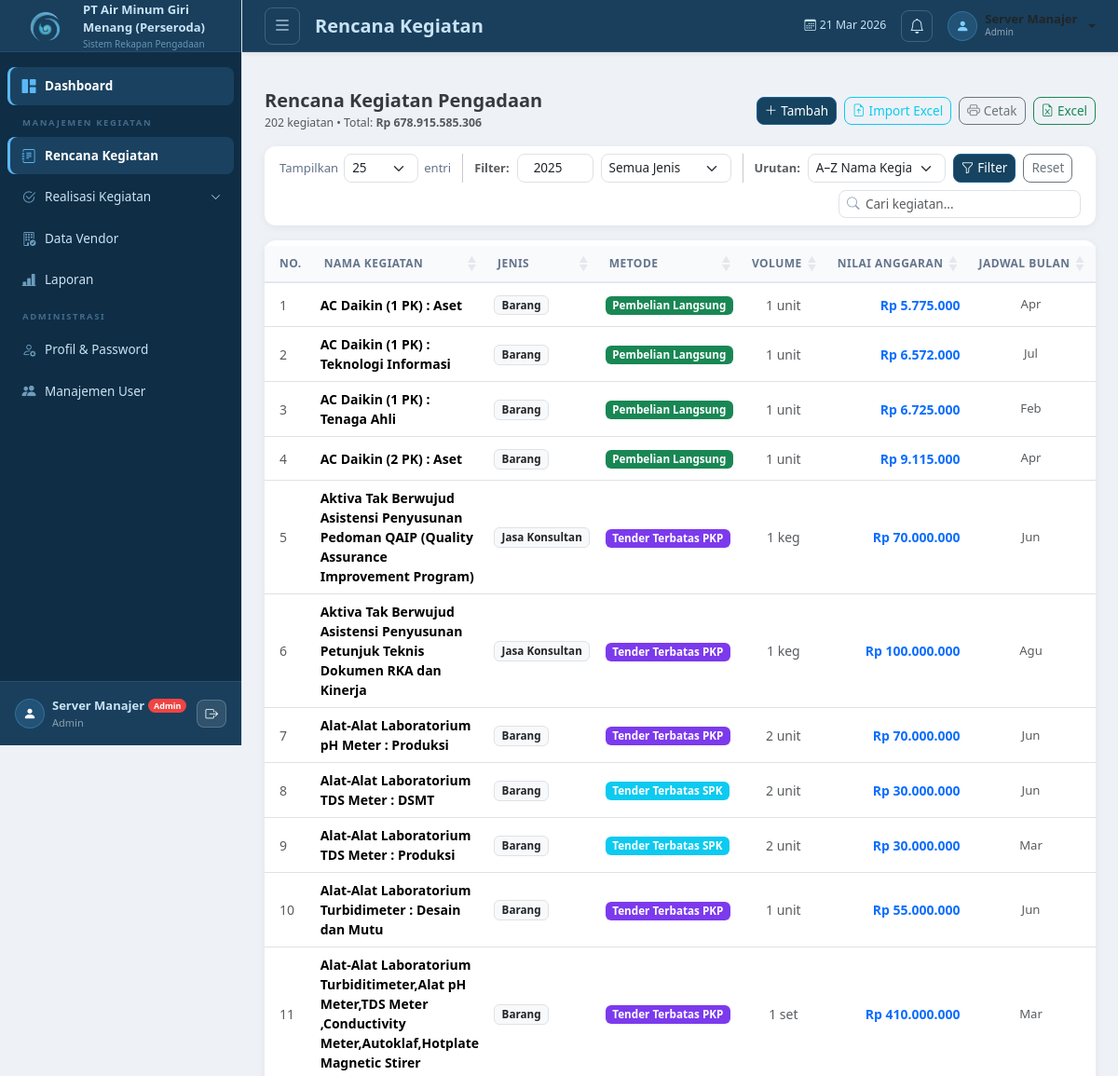
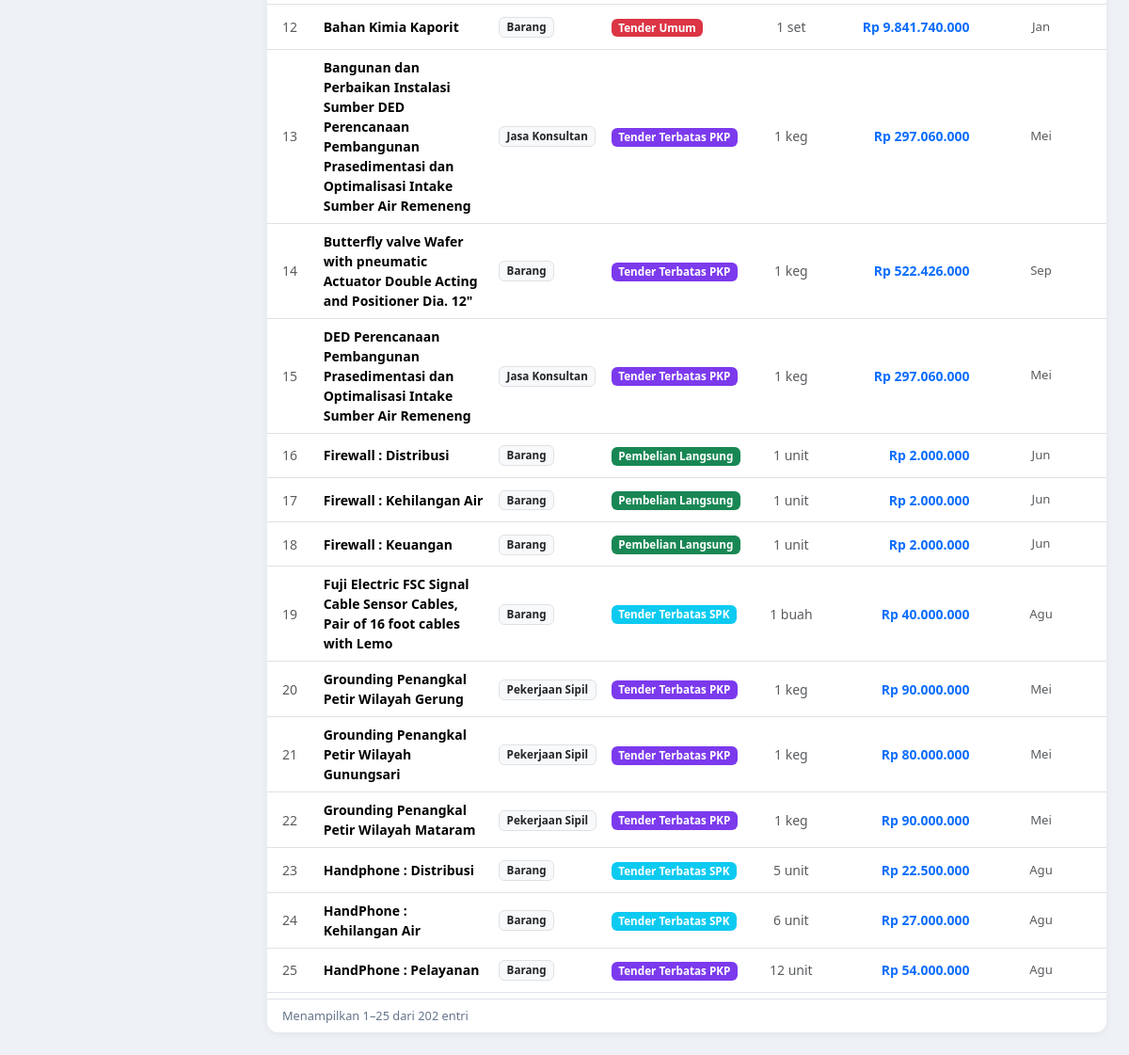
Screenshot of /modules/rencana/index.php?tahun=2025 (signed in) with the database file from the repository (2 pictures, top to bottom).
### tables this page shows
CREATE TABLE `rencana_kegiatan` (
  `id` int(11) NOT NULL,
  `nama_kegiatan` varchar(255) NOT NULL,
  `volume` decimal(15,2) NOT NULL DEFAULT 1.00,
  `satuan` varchar(50) NOT NULL,
  `nilai_satuan` decimal(20,2) NOT NULL DEFAULT 0.00,
  `nilai_anggaran` decimal(20,2) NOT NULL DEFAULT 0.00,
  `jenis_pengadaan` enum('barang','sipil','jasa_konsultan','jasa_lainnya') NOT NULL,
  `metode_pengadaan` enum('pembelian_langsung','tender_terbatas_spk','tender_terbatas_pkp','tender_umum','e_purchasing','swakelola') NOT NULL,
  `tahun` int(11) NOT NULL,
  `bulan_rencana` varchar(30) DEFAULT NULL,
  `keterangan` text DEFAULT NULL,
  `created_by` int(11) DEFAULT NULL,
  `created_at` timestamp NOT NULL DEFAULT current_timestamp(),
  `updated_at` timestamp NOT NULL DEFAULT current_timestamp() ON UPDATE current_timestamp()
);

### includes/functions.php (called while the page is built, shortened)
<?php
function formatRupiah($angka, $prefix = 'Rp ') {
    return $prefix . number_format((float)$angka, 0, ',', '.');
}
function formatAngka($angka) {
    return number_format((float)$angka, 0, ',', '.');
}
function getLabelMetode($key) {
    return LABEL_METODE[$key] ?? $key;
}
function getLabelJenis($key) {
    return LABEL_JENIS[$key] ?? $key;
}
function formatBulanRencana($bulanStr, $singkat = true) {
    $bulanArr = array_filter(
        array_map('intval', explode(',', $bulanStr)),
        fn($b) => $b >= 1 && $b <= 12
    );
    sort($bulanArr);
    return implode(', ', array_map(function($b) use ($singkat) {
        $nama = NAMA_BULAN[$b] ?? '';
        return $singkat ? substr($nama, 0, 3) : $nama;
    }, $bulanArr));
}
function sanitize($input) {
    return htmlspecialchars(strip_tags(trim($input)), ENT_QUOTES, 'UTF-8');
}

### modules/rencana/index.php (the view, shortened to what this page needs)
<?php
require_once __DIR__ . '/../../includes/functions.php';
$db     = getDB();
$tahun  = isset($_GET['tahun']) ? (int)$_GET['tahun'] : (int)date('Y');
$jenis  = $_GET['jenis'] ?? '';
$urutan = in_array($_GET['urutan'] ?? '', ['nama', 'id']) ? $_GET['urutan'] : 'nama';
$where = ["r.tahun = $tahun"];
$whereStr = 'WHERE ' . implode(' AND ', $where);
$tabelAda = false;
$c1 = $db->query("SHOW TABLES LIKE 'realisasi_kegiatan'");
$c2 = $db->query("SHOW TABLES LIKE 'realisasi_detail'");
if ($c1 && $c1->num_rows > 0 && $c2 && $c2->num_rows > 0) $tabelAda = true;
$orderSQL = ($urutan === 'id') ? 'r.id ASC' : 'r.nama_kegiatan ASC';
if ($tabelAda) {
    $sql = "SELECT r.*, u.nama_lengkap,
                (SELECT rk.status
                 FROM realisasi_detail rd
                 JOIN realisasi_kegiatan rk ON rk.id = rd.realisasi_id
                 WHERE rd.rencana_id = r.id
                 ORDER BY rk.tanggal_mulai DESC LIMIT 1
                ) AS status_realisasi
            FROM rencana_kegiatan r
            LEFT JOIN users u ON u.id = r.created_by
            $whereStr
            ORDER BY $orderSQL";
} else {
    $sql = "SELECT r.*, u.nama_lengkap, NULL AS status_realisasi
            FROM rencana_kegiatan r
            LEFT JOIN users u ON u.id = r.created_by
            $whereStr
            ORDER BY $orderSQL";
}
$result = $db->query($sql);
$rows = [];
while ($row = $result->fetch_assoc()) $rows[] = $row;
$whereTotal = ["tahun = $tahun"];
$totalQ        = $db->query("SELECT SUM(nilai_anggaran) as total FROM rencana_kegiatan WHERE " . implode(' AND ', $whereTotal));
$totalAnggaran = ($totalQ !== false) ? ($totalQ->fetch_assoc()['total'] ?? 0) : 0;
include __DIR__ . '/../../includes/header.php';
?>
<div class="d-flex justify-content-between align-items-center mb-3 flex-wrap gap-2">
    <div>
        <h5 class="fw-bold mb-0">Rencana Kegiatan Pengadaan</h5>
        <small class="text-muted">
            <?= count($rows) ?> kegiatan &bull; Total: <strong><?= formatRupiah($totalAnggaran) ?></strong>
        </small>
    </div>
    <div class="d-flex gap-2 flex-wrap">
        <a href="<?= BASE_URL ?>/modules/rencana/form.php?<?= http_build_query(['ref_tahun'=>$tahun,'ref_jenis'=>$jenis,'ref_urutan'=>$urutan]) ?>"
           class="btn btn-primary btn-sm">
            <i class="bi bi-plus-lg me-1"></i>Tambah
        </a>
        <a href="<?= BASE_URL ?>/modules/rencana/import.php"
           class="btn btn-outline-info btn-sm">
            <i class="bi bi-file-earmark-arrow-up me-1"></i>Import Excel
        </a>
        <a href="<?= BASE_URL ?>/modules/rencana/print.php?tahun=<?= $tahun ?>&jenis=<?= urlencode($jenis) ?>"
           target="_blank" class="btn btn-outline-secondary btn-sm">
            <i class="bi bi-printer me-1"></i>Cetak
        </a>
        <a href="<?= BASE_URL ?>/modules/rencana/export.php?tahun=<?= $tahun ?>&jenis=<?= urlencode($jenis) ?>"
           class="btn btn-outline-success btn-sm">
            <i class="bi bi-file-earmark-excel me-1"></i>Excel
        </a>
    </div>
</div>
<div class="card mb-3 no-print">
    <div class="card-body py-2 px-3">
        <div class="d-flex align-items-center gap-2 flex-wrap">
            <div class="dt-entries-wrapper">
                <span>Tampilkan</span>
                <select id="dtLengthCustom" class="form-select form-select-sm">
                    <option value="25" selected>25</option>
                </select>
                <span>entri</span>
            </div>
            <form method="GET" class="d-flex align-items-center gap-2 flex-wrap mb-0">
                <label class="fw-semibold text-muted mb-0" style="font-size:.8rem; white-space:nowrap;">Filter:</label>
                <input type="number" name="tahun"
                       value="<?= $tahun ?>"
                       min="2000"
                       class="form-control form-control-sm text-center"
                       style="width:82px;"
                       placeholder="Tahun">
                <select name="jenis" class="form-select form-select-sm" style="width:140px;">
                    <option value="">Semua Jenis</option>
                </select>
                <label class="fw-semibold text-muted mb-0" style="font-size:.8rem; white-space:nowrap;">Urutan:</label>
                <select name="urutan" class="form-select form-select-sm" style="width:148px;">
                    <option value="nama" <?= $urutan === 'nama' ? 'selected' : '' ?>>A–Z Nama Kegiatan</option>
                </select>
                <button type="submit" class="btn btn-sm btn-primary">
                    <i class="bi bi-funnel me-1"></i>Filter
                </button>
                <a href="?" class="btn btn-sm btn-outline-secondary">Reset</a>
            </form>
            <div class="ms-auto dt-search-wrapper">
                <input type="text" id="dtSearchCustom"
                       class="form-control form-control-sm"
                       placeholder="Cari kegiatan..."
                       autocomplete="off">
            </div>
        </div>
    </div>
</div>
<div class="card">
    <div class="card-body p-0">
        <div class="table-responsive">
            <table class="table table-hover mb-0" id="tabelRencana">
                <thead>
                    <tr>
                        <th class="ps-3" style="width:40px;">No.</th>
                        <th>Nama Kegiatan</th>
                        <th>Jenis</th>
                        <th>Metode</th>
                        <th class="text-center">Volume</th>
                        <th class="text-end">Nilai Anggaran</th>
                        <th class="text-center">Jadwal Bulan</th>
                    </tr>
                </thead>
                <tbody>
                <?php
                $metodeColors = [
                    'pembelian_langsung'   => 'success',
                    'tender_terbatas_spk'  => 'info',
                    'tender_terbatas_pkp'  => 'purple',
                    'tender_terbatas'      => 'info',
                    'tender_umum'          => 'danger',
                    'e_purchasing'         => 'warning',
                    'swakelola'            => 'secondary',
                ];
                foreach ($rows as $no => $row):
                    $color = $metodeColors[$row['metode_pengadaan']] ?? 'secondary';
                ?>
                <tr>
                    <td class="ps-3 text-muted"><?= $no + 1 ?></td>
                    <td>
                        <div class="fw-semibold"><?= sanitize($row['nama_kegiatan']) ?></div>
                    </td>
                    <td>
                        <span class="badge bg-light text-dark border" style="font-size:.73rem;">
                            <?= getLabelJenis($row['jenis_pengadaan']) ?>
                        </span>
                    </td>
                    <td>
                        <span class="badge bg-<?= $color ?>" style="font-size:.73rem;">
                            <?= getLabelMetode($row['metode_pengadaan']) ?>
                        </span>
                    </td>
                    <td class="text-center text-muted">
                        <?= formatAngka($row['volume']) ?> <?= sanitize($row['satuan']) ?>
                    </td>
                    <td class="text-end fw-semibold text-primary">
                        <?= formatRupiah($row['nilai_anggaran']) ?>
                    </td>
                    <td class="text-center text-muted" style="font-size:.82rem;">
                        <?= formatBulanRencana($row['bulan_rencana'], true) ?>
                    </td>
                </tr>
                <?php endforeach; ?>
                </tbody>
            </table>
        </div>
        <div class="d-flex justify-content-between align-items-center px-3 py-2 border-top">
            <div id="dtInfoCustom" class="dataTables_info"></div>
        </div>
    </div>
</div>
<?php
include __DIR__ . '/../../includes/footer.php';
?>

### assets/css/style.css (style rules this page uses)
:root { --sidebar-width: 260px; --navbar-height: 56px; --primary: #1e6091; --primary-dark: #154360; --accent: #2ec4b6; --sidebar-bg: #0F2D45; --sidebar-brand-bg: #193F5C; --sidebar-border: rgba(255,255,255,0.07); --sidebar-text: #C9E3F5; --sidebar-icon: rgba(150,205,240,0.70); --sidebar-label: rgba(130,185,225,0.45); --sidebar-hover-bg: rgba(255,255,255,0.06); --sidebar-active-bg: rgba(91,184,245,0.15); --sidebar-active-text: #ffffff; --sidebar-active-line: #5BB8F5; --bg-page: #EEF2F7; --border-color: #e4e9ef; }
body { background-color: var(--bg-page); font-family: 'Segoe UI', system-ui, -apple-system, sans-serif; font-size: 14px; color: #343a40; min-height: 100vh; }
.card { border: none; border-radius: 12px; box-shadow: 0 2px 10px rgba(0,0,0,0.06); background: #ffffff; }
.form-control, .form-select { border-radius: 8px; border-color: #dee2e6; font-size: 13.5px; }
.btn { border-radius: 8px; font-size: 13.5px; font-weight: 500; }
.btn-primary { background: #154360; border-color: #1e6091; color: #fff; }
.table { font-size: 13.5px; }
.table thead th { background-color: #f1f5f9; font-weight: 600; font-size: 11.5px; text-transform: uppercase; letter-spacing: 0.5px; color: #64748b; border-bottom: 2px solid #e2e8f0; white-space: nowrap; padding: 10px 12px; }

### modules/rencana/index.php (style rules this page uses)
#tabelRencana thead th { background: #f8fafc; font-size: .75rem; text-transform: uppercase; letter-spacing: .04em; color: #64748b; border-bottom: 2px solid #e2e8f0; white-space: nowrap; }
#tabelRencana td { vertical-align: middle; font-size: .875rem; }
.dt-entries-wrapper { display: flex; align-items: center; gap: 6px; font-size: .82rem; color: #64748b; white-space: nowrap; }
.dt-entries-wrapper select { width: 80px; }
.dt-search-wrapper { position: relative; flex: 1; min-width: 180px; max-width: 260px; }
.dt-search-wrapper input { padding-left: 28px; }
.dataTables_info { font-size: .8rem; color: #64748b; }
.bg-purple { background-color: #7c3aed !important; }
.badge.bg-purple { color: white !important; }

### rows the page displays
rencana_kegiatan: nama_kegiatan "AC Daikin (1 PK) : Aset", jenis_pengadaan "Barang", metode_pengadaan "Pembelian Langsung", volume "1", satuan "unit", nilai_anggaran "Rp 5.775.000", bulan_rencana "Apr"
rencana_kegiatan: nama_kegiatan "AC Daikin (1 PK) : Teknologi Informasi", jenis_pengadaan "Barang", metode_pengadaan "Pembelian Langsung", volume "1", satuan "unit", nilai_anggaran "Rp 6.572.000", bulan_rencana "Jul"
rencana_kegiatan: nama_kegiatan "AC Daikin (1 PK) : Tenaga Ahli", jenis_pengadaan "Barang", metode_pengadaan "Pembelian Langsung", volume "1", satuan "unit", nilai_anggaran "Rp 6.725.000", bulan_rencana "Feb"
rencana_kegiatan: nama_kegiatan "AC Daikin (2 PK) : Aset", jenis_pengadaan "Barang", metode_pengadaan "Pembelian Langsung", volume "1", satuan "unit", nilai_anggaran "Rp 9.115.000", bulan_rencana "Apr"
rencana_kegiatan: nama_kegiatan "Aktiva Tak Berwujud Asistensi Penyusunan Pedoman QAIP (Quality Assurance Improvement Program)", jenis_pengadaan "Jasa Konsultan", metode_pengadaan "Tender Terbatas PKP", volume "1", satuan "keg", nilai_anggaran "Rp 70.000.000", bulan_rencana "Jun"
rencana_kegiatan: nama_kegiatan "Aktiva Tak Berwujud Asistensi Penyusunan Petunjuk Teknis Dokumen RKA dan Kinerja", jenis_pengadaan "Jasa Konsultan", metode_pengadaan "Tender Terbatas PKP", volume "1", satuan "keg", nilai_anggaran "Rp 100.000.000", bulan_rencana "Agu"
rencana_kegiatan: nama_kegiatan "Alat-Alat Laboratorium pH Meter : Produksi", jenis_pengadaan "Barang", metode_pengadaan "Tender Terbatas PKP", volume "2", satuan "unit", nilai_anggaran "Rp 70.000.000", bulan_rencana "Jun"
rencana_kegiatan: nama_kegiatan "Alat-Alat Laboratorium TDS Meter : DSMT", jenis_pengadaan "Barang", metode_pengadaan "Tender Terbatas SPK", volume "2", satuan "unit", nilai_anggaran "Rp 30.000.000", bulan_rencana "Jun"
rencana_kegiatan: nama_kegiatan "Alat-Alat Laboratorium TDS Meter : Produksi", jenis_pengadaan "Barang", metode_pengadaan "Tender Terbatas SPK", volume "2", satuan "unit", nilai_anggaran "Rp 30.000.000", bulan_rencana "Mar"
rencana_kegiatan: nama_kegiatan "Alat-Alat Laboratorium Turbidimeter : Desain dan Mutu", jenis_pengadaan "Barang", metode_pengadaan "Tender Terbatas PKP", volume "1", satuan "unit", nilai_anggaran "Rp 55.000.000", bulan_rencana "Jun"
rencana_kegiatan: nama_kegiatan "Alat-Alat Laboratorium Turbiditimeter,Alat pH Meter,TDS Meter ,Conductivity Meter,Autoklaf,Hotplate Magnetic Stirer", jenis_pengadaan "Barang", metode_pengadaan "Tender Terbatas PKP", volume "1", satuan "set", nilai_anggaran "Rp 410.000.000", bulan_rencana "Mar"
rencana_kegiatan: nama_kegiatan "Bahan Kimia Kaporit", jenis_pengadaan "Barang", metode_pengadaan "Tender Umum", volume "1", satuan "set", nilai_anggaran "Rp 9.841.740.000", bulan_rencana "Jan"
rencana_kegiatan: nama_kegiatan "Bangunan dan Perbaikan Instalasi Sumber DED Perencanaan Pembangunan Prasedimentasi dan Optimalisasi Intake Sumber Air Remeneng", jenis_pengadaan "Jasa Konsultan", metode_pengadaan "Tender Terbatas PKP", volume "1", satuan "keg", nilai_anggaran "Rp 297.060.000", bulan_rencana "Mei"
rencana_kegiatan: nama_kegiatan "Butterfly valve Wafer with pneumatic Actuator Double Acting and Positioner Dia. 12\"", jenis_pengadaan "Barang", metode_pengadaan "Tender Terbatas PKP", volume "1", satuan "keg", nilai_anggaran "Rp 522.426.000", bulan_rencana "Sep"
rencana_kegiatan: nama_kegiatan "DED Perencanaan Pembangunan Prasedimentasi dan Optimalisasi Intake Sumber Air Remeneng", jenis_pengadaan "Jasa Konsultan", metode_pengadaan "Tender Terbatas PKP", volume "1", satuan "keg", nilai_anggaran "Rp 297.060.000", bulan_rencana "Mei"
rencana_kegiatan: nama_kegiatan "Firewall : Distribusi", jenis_pengadaan "Barang", metode_pengadaan "Pembelian Langsung", volume "1", satuan "unit", nilai_anggaran "Rp 2.000.000", bulan_rencana "Jun"
rencana_kegiatan: nama_kegiatan "Firewall : Kehilangan Air", jenis_pengadaan "Barang", metode_pengadaan "Pembelian Langsung", volume "1", satuan "unit", nilai_anggaran "Rp 2.000.000", bulan_rencana "Jun"
rencana_kegiatan: nama_kegiatan "Firewall : Keuangan", jenis_pengadaan "Barang", metode_pengadaan "Pembelian Langsung", volume "1", satuan "unit", nilai_anggaran "Rp 2.000.000", bulan_rencana "Jun"
rencana_kegiatan: nama_kegiatan "Fuji Electric FSC Signal Cable Sensor Cables, Pair of 16 foot cables with Lemo", jenis_pengadaan "Barang", metode_pengadaan "Tender Terbatas SPK", volume "1", satuan "buah", nilai_anggaran "Rp 40.000.000", bulan_rencana "Agu"
rencana_kegiatan: nama_kegiatan "Grounding Penangkal Petir Wilayah Gerung", jenis_pengadaan "Pekerjaan Sipil", metode_pengadaan "Tender Terbatas PKP", volume "1", satuan "keg", nilai_anggaran "Rp 90.000.000", bulan_rencana "Mei"
rencana_kegiatan: nama_kegiatan "Grounding Penangkal Petir Wilayah Gunungsari", jenis_pengadaan "Pekerjaan Sipil", metode_pengadaan "Tender Terbatas PKP", volume "1", satuan "keg", nilai_anggaran "Rp 80.000.000", bulan_rencana "Mei"
rencana_kegiatan: nama_kegiatan "Grounding Penangkal Petir Wilayah Mataram", jenis_pengadaan "Pekerjaan Sipil", metode_pengadaan "Tender Terbatas PKP", volume "1", satuan "keg", nilai_anggaran "Rp 90.000.000", bulan_rencana "Mei"
rencana_kegiatan: nama_kegiatan "Handphone : Distribusi", jenis_pengadaan "Barang", metode_pengadaan "Tender Terbatas SPK", volume "5", satuan "unit", nilai_anggaran "Rp 22.500.000", bulan_rencana "Agu"
rencana_kegiatan: nama_kegiatan "HandPhone : Kehilangan Air", jenis_pengadaan "Barang", metode_pengadaan "Tender Terbatas SPK", volume "6", satuan "unit", nilai_anggaran "Rp 27.000.000", bulan_rencana "Agu"
rencana_kegiatan: nama_kegiatan "HandPhone : Pelayanan", jenis_pengadaan "Barang", metode_pengadaan "Tender Terbatas PKP", volume "12", satuan "unit", nilai_anggaran "Rp 54.000.000", bulan_rencana "Agu"

### other values shown
$_SESSION['user_nama'] "Server Manajer"
$roleLabel[0] "Admin"
str_replace('_', ' ', $role) "Admin"
$pageTitle "Rencana Kegiatan"
$roleInfo[0] "Admin"
count($rows) "202"
formatRupiah($totalAnggaran) "Rp 678.915.585.306"
